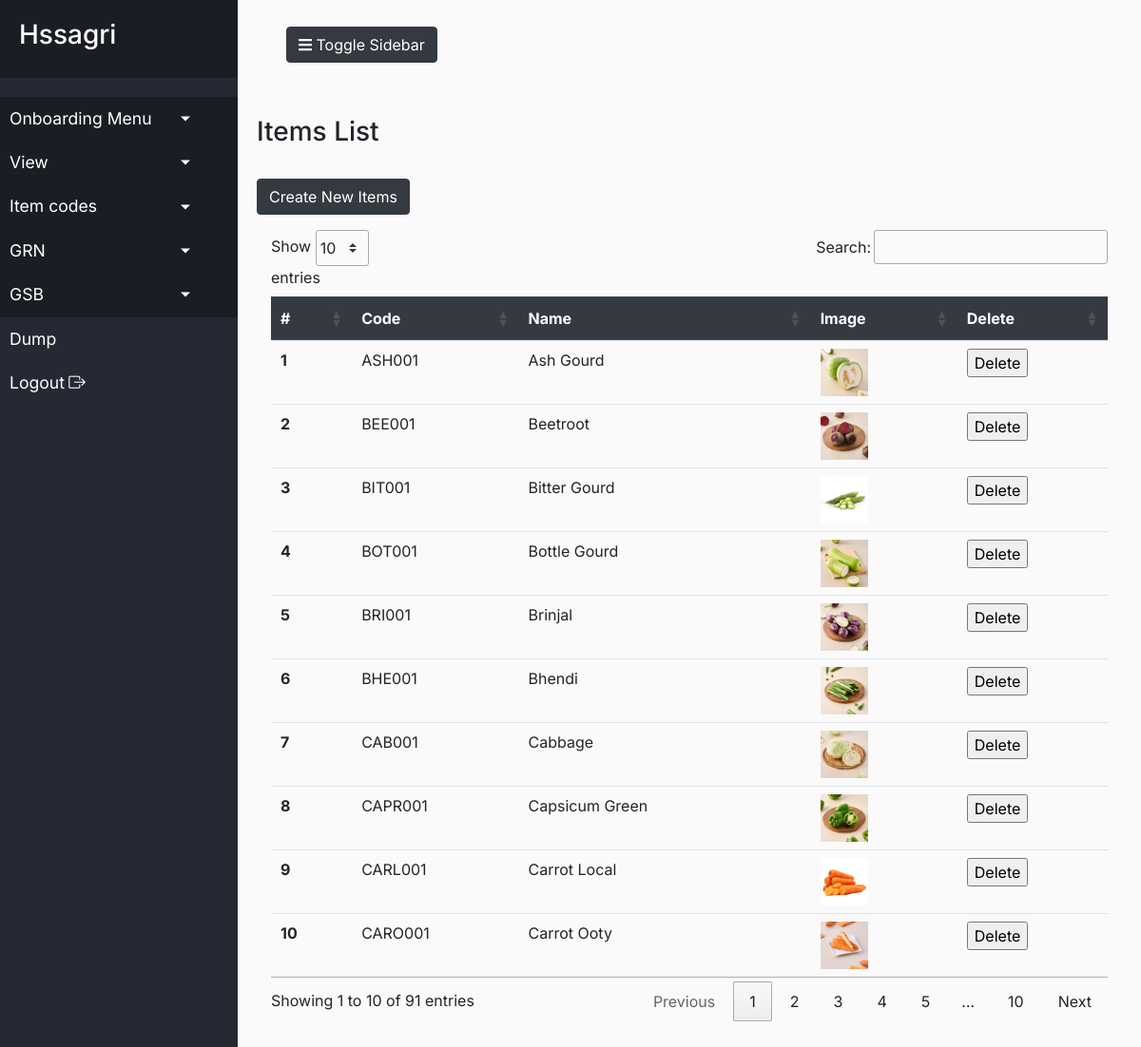
Screenshot of /view_items.php (signed in) with the database file from the repository.
### tables this page shows
CREATE TABLE `items` (
  `id` int(11) NOT NULL,
  `user_id` varchar(50) DEFAULT NULL,
  `item_category` int(25) DEFAULT NULL,
  `item_name` varchar(255) DEFAULT NULL,
  `item_code` varchar(255) DEFAULT NULL,
  `item_quantity` varchar(255) DEFAULT NULL,
  `item_image` text DEFAULT NULL,
  `regdate` timestamp NOT NULL DEFAULT current_timestamp()
);

### db_connect.php (called while the page is built, shortened)
<?php
class db_connect{
    protected function __construct($db = NULL)
    {
        if (is_object($db)) {
            $this->db = $db;
        }  else  {
            $dsn = "mysql:host=".DB_HOST.";dbname=".DB_NAME;
            try  {
                $this->db = new PDO($dsn, DB_USER, DB_PSWD, array(PDO::MYSQL_ATTR_INIT_COMMAND => "SET NAMES utf8mb4"));
            } catch (Exception $e) {
                die ($e->getMessage());
            }
        }
    }
}
?>

### account.php (called while the page is built, shortened)
<?php
include'db_connect.php';
class account extends db_connect
{
	public function get_create_ItemData()
	{
		$result=[];
		$stmt = $this->db->prepare("select * from items");
		if($stmt->execute())
		{
			if($stmt->rowCount() > 0)
			{
				$rows = $stmt->fetchAll();
				foreach($rows as $frow)
				{
					$result[] = array("name"=>$frow['item_name'],
									"code"=>$frow['item_code'],
									"image"=>$frow['item_image'],
									"id"=>$frow['id']);
				}
			}
		}
		return $result;
	}
}

### view_items.php (the view, shortened to what this page needs)
<?php
include'account.php';
$account =  new account();
$itemdata = $account->get_create_ItemData();
?>
<!doctype html>
<html lang="en">
<head>
<?php require_once('header.php'); ?>
  	<link rel="stylesheet" type="text/css" href="https://cdn.datatables.net/1.10.20/css/jquery.dataTables.css">
</head>
<body>
  <div class="wrapper">
    <?php require_once('side_bar.php'); ?>
    <div id="content">
      <nav class="navbar navbar-expand-lg">
        <div class="container-fluid">
          <button type="button" id="sidebarCollapse" class="btn btn-dark">
            <i class="fas fa-bars"></i><span> Toggle Sidebar</span>
          </button>
        </div>
      </nav>
      <br><br>
	   <h3>Items List</h3><br>
	   <button class="btn btn-dark"><a href="create_item.php">Create New Items</a></button>
    <div class="container">
	<div class="table-responsive">
        <table class="table hover" id="table">
  <thead class="thead-dark">
    <tr>
      <th scope="col">#</th>
      <th scope="col">Code</th>
	  <th scope="col">Name</th>
	  <th scope="col">Image</th>
	  <th scope="col">Delete</th>
    </tr>
  </thead>
  <tbody>
  <?php
     $inc = 0;
  	foreach($itemdata as $cdata)
	{
	$images = json_decode($cdata['image']);
    $first_image = $images[0];
	 $inc++;
	?>
	    <tr>
      <th scope="row"><?php echo $inc; ?></th>
	  <td><?php echo htmlspecialchars($cdata['code']); ?></td>
      <td><?php echo htmlspecialchars($cdata['name']); ?></td>
	   <td><img width="50" height="50" src="images/items/<?php echo $first_image; ?>" data-toggle='modal' data-target='#imagemodal' id='t_image' class='t_image'></td>
	    <td><input type="button" name="delete" value="Delete" data-target='#delete_item' data-toggle='modal'
		class="deleteitemdata" id="<?php echo $cdata['id'] ?>"></td>
    </tr>
	<?php }
  ?>
  </tbody>
</table></div>
    </div>
    </div>
  </div>
</body>
</html>

### css/style.css (style rules this page uses)
* { list-style: none; }
body { font-family: 'Inter', sans-serif; background: #fff; }
a, a:hover, a:focus { color: inherit; text-decoration: none; transition: all 0.4s; }
.wrapper { display: flex; text-decoration: none; transition: all 0.4s; }
#content { width: 100%; padding: 20px; min-width: height 100vh; transition: all 0.4s; }

### rows the page displays
items: item_code "ASH001", item_name "Ash Gourd", shows a picture
items: item_code "BEE001", item_name "Beetroot", shows a picture
items: item_code "BIT001", item_name "Bitter Gourd", shows a picture
items: item_code "BOT001", item_name "Bottle Gourd", shows a picture
items: item_code "BRI001", item_name "Brinjal", shows a picture
items: item_code "BHE001", item_name "Bhendi", shows a picture
items: item_code "CAB001", item_name "Cabbage", shows a picture
items: item_code "CAPR001", item_name "Capsicum Green", shows a picture
items: item_code "CARL001", item_name "Carrot Local", shows a picture
items: item_code "CARO001", item_name "Carrot Ooty", shows a picture
